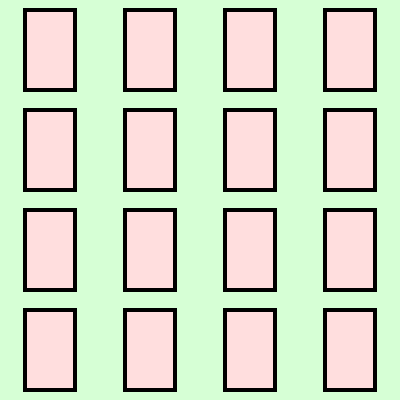
Frame 1 (no input)
Frame 60 (no input): identical to frame 1, image omitted
Frame 120 (the mouse pressed at the canvas centre since frame 60): identical to frame 1, image omitted

The p5.js sketch that drew this single still picture (run headless with seeded random() and noise() and a simulated clock; from frame 60 on, the mouse is pressed at the canvas centre):

// p5.js sketch
// ── sketch.js
var xCard = -50
var yCard = -50
var widthCard = 50
var heightCard = 80
var strokSelection = 4
//147, 255, 217

function setup() {
  createCanvas(400, 400)
  stroke(0)
  strokeWeight(strokSelection)
}

function draw() {
  // settings 
  background(214, 255, 213)
  rectMode(CENTER)

  // generatore carte memory
  for (var j = 0; j < 5; j++) {
    for (var i = 0; i < 5; i++) {
      push()
      translate(j * 100, i * 100)
      fill(255, 222, 222)
      rect(xCard, yCard, widthCard, heightCard)
      //xCard
      pop()
    }
  }
  // touching card
  if (mouseX == xCard || mouseY == yCard) {
    strokSelection += 3
  }
}
